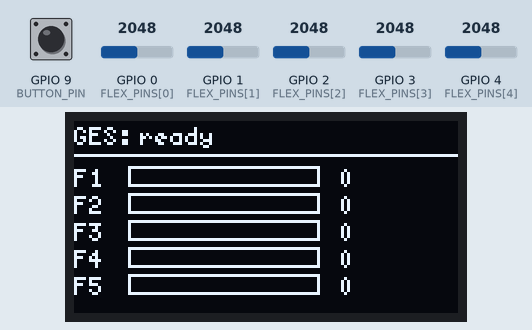
Recording of a sketch running on a simulated ESP32-C3. On the bench: 128×64 one-colour display. The test bench sets the inputs (shaded band); at power-on: GPIO 4 (FLEX_PINS[4]) = 2048, GPIO 0 (FLEX_PINS[0]) = 2048, GPIO 1 (FLEX_PINS[1]) = 2048, GPIO 2 (FLEX_PINS[2]) = 2048, GPIO 3 (FLEX_PINS[3]) = 2048, GPIO 9 (BUTTON_PIN) HIGH (analog values on the 0–4095 scale). What the sketch prints to the serial monitor is not drawn.

Above: at 2.9 s.
3.0 s: GPIO 4 (FLEX_PINS[4]) set to 1988
At 4.6 s:
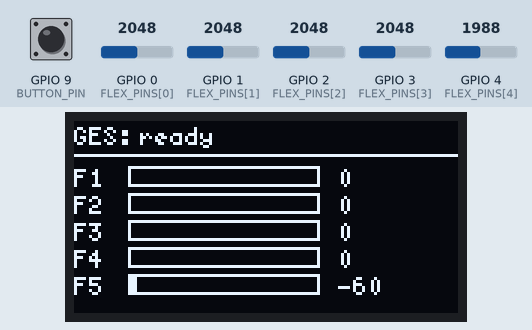
4.8 s: GPIO 0 (FLEX_PINS[0]) set to 1888
At 6.2 s:
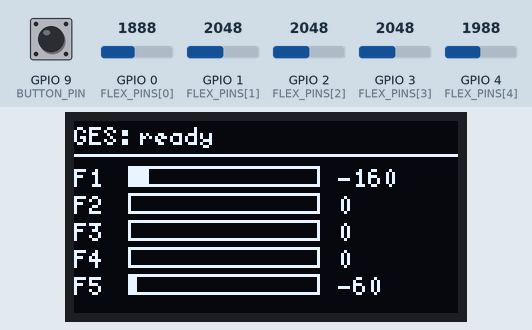
6.4 s: GPIO 0 (FLEX_PINS[0]) set to 1785
At 7.7 s:
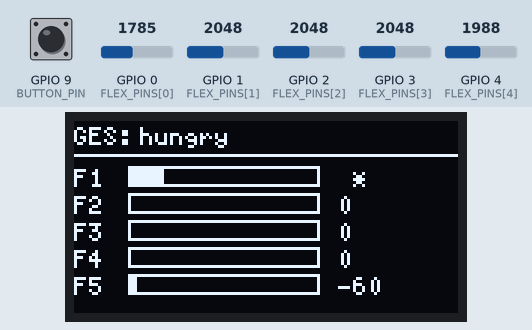
8.4 s: GPIO 1 (FLEX_PINS[1]) set to 1894
At 9.8 s:
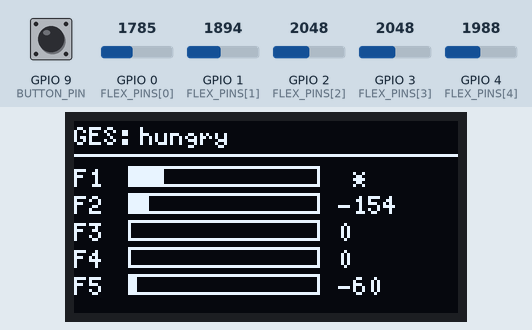
9.9 s: GPIO 1 (FLEX_PINS[1]) set to 1804
At 11.0 s:
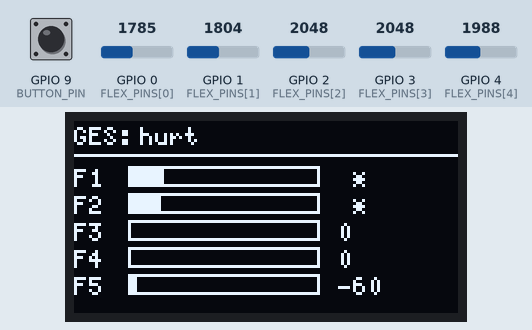
11.9 s: GPIO 2 (FLEX_PINS[2]) set to 24
At 13.3 s:
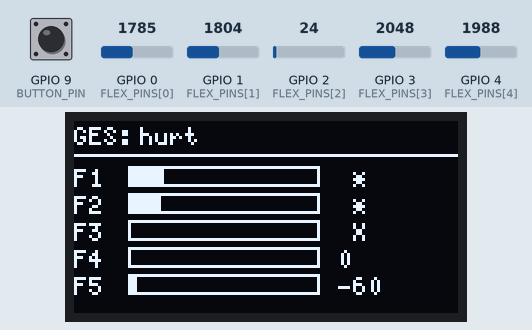
Timing chart, 0 to 14.4 s (numbered marks = the images above; inputs shaded):
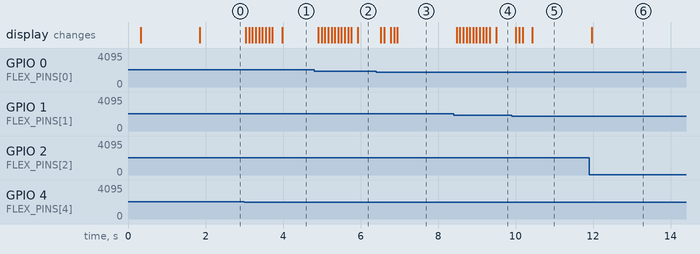

The sketch:

flex_sensor_test.ino
```cpp
// 5x flex sensor gesture test with OLED + serial output for the glove project.
//
// Reads the five flex sensors on the ESP32-C3 SuperMini's ADC1 channels, decides
// per finger whether it is bent (with hysteresis), and turns the five bend states
// into a 5-bit pattern. Each pattern maps to one Thai phrase from the gesture
// chart; when a pattern is held steady the firmware prints "SAY:<phrase>" and the
// host bridge (greet_bridge.py) speaks it. A flat-hand baseline is captured on
// boot so a finger reads "straight" at rest and "bent" as it curls; brief
// drop-outs toward 0 (a loose high-side wire momentarily opening a divider) are
// rejected so a finger's value doesn't snap down.
//
// Pinout (ESP32-C3 SuperMini -- all on ADC1):
//   F1 thumb   -> GPIO0   (ADC1_0)
//   F2 index   -> GPIO1   (ADC1_1)
//   F3 middle  -> GPIO2   (ADC1_2)  <- strapping pin, keep node HIGH at rest
//   F4 ring    -> GPIO3   (ADC1_3)
//   F5 pinky   -> GPIO4   (ADC1_4)
//   OLED       -> SDA GPIO5, SCL GPIO6, 3V3, GND   (addr 0x3C)
//
// Divider per finger:
//   3V3 --- [flex] ---+--- ADC pin
//                     |
//                  [R 20k] --- GND
// Bending raises the flex resistance, so the node (raw count) drops. We track the
// absolute delta off the flat baseline, so the sign of the swing doesn't matter.
//
// Press BOOT (GPIO9) any time to re-capture the flat-hand baseline.
//
// Serial Monitor calibration (type a command + Enter, 115200 baud):
//   c | cal            re-capture the flat-hand baseline (same as BOOT)
//   a <0.01..1.0>      set EMA alpha (lower = smoother/steadier, higher = snappier)
//   s <1..64>          set samples averaged per read (more = steadier, slower)
//   m <0|1>            median filter instead of mean (0=off, 1=on; best glitch rejection)
//   n <50..1400>       bend-ON delta: a finger counts as bent above this
//   f <30..1400>       bend-OFF delta: a finger counts as straight below this
//   g | gestures       list the full gesture table
//   ? | show           print the current settings and one line of live deltas
//   h | help           list these commands
// Settings stay until reset; tune live until bends register cleanly and rest is quiet.

#include <Arduino.h>
#include <Wire.h>
#include <U8g2lib.h>

// I2C for the OLED. GPIO5/6 are free on the C3 SuperMini (8/9 = LED/BOOT).
static const int I2C_SDA_PIN = 5;
static const int I2C_SCL_PIN = 6;
static const uint8_t OLED_I2C_ADDRESS = 0x3C;
U8G2_SH1106_128X64_NONAME_F_HW_I2C oled(U8G2_R0, U8X8_PIN_NONE);
bool oledReady = false;

// Flex sensor ADC pins. ESP32-C3 only exposes ADC1 on GPIO0..4 -- matches
// FLEX_PINS in esp32_glove_ble.ino. Index 0 = F1 (thumb) .. index 4 = F5 (pinky).
static const int FLEX_PINS[] = {0, 1, 2, 3, 4};
static const int FLEX_COUNT = sizeof(FLEX_PINS) / sizeof(FLEX_PINS[0]);

static const int BAUD = 115200;
static const int BUTTON_PIN = 9; // BOOT button, re-zeros all baselines
static const int ADC_FULL_SCALE = 4095; // 12-bit
static const uint32_t PRINT_INTERVAL_MS = 100;
static const uint32_t OLED_INTERVAL_MS = 80;

// Readings below this are treated as a disconnect glitch, not a real bend.
static const int GLITCH_FLOOR = 100;
// Full-scale bend (counts) used to scale the OLED bars to 0..100%.
static const int BEND_FULL_SCALE = 1400;

// --- Live-tunable calibration (adjust over Serial; see header for commands) ---
static const int MAX_SAMPLES_PER_READ = 64;
// Samples averaged (or median'd) per read. More = steadier but slower.
int samplesPerRead = 16;
// EMA smoothing weight (0..1): lower = smoother/steadier, higher = snappier.
float emaAlpha = 0.20f;
// Median instead of mean per read: best rejection of single-sample spikes.
bool medianFilter = true;

// A finger flips to "bent" once its |delta| rises past BEND_ON and back to
// "straight" once it falls below BEND_OFF. The gap is hysteresis so a finger
// hovering at the edge can't chatter between bent/straight.
int bendOnDelta = 200;
int bendOffDelta = 120;

// --- Gesture recognition ----------------------------------------------------
// Each finger contributes one bit to a 5-bit pattern (1 = bent). Bit order
// matches FLEX_PINS: bit0 = F1 thumb .. bit4 = F5 pinky.
#define B_THUMB  0x01  // F1 (โป้ง)
#define B_INDEX  0x02  // F2 (ชี้)
#define B_MIDDLE 0x04  // F3 (กลาง)
#define B_RING   0x08  // F4 (นาง)
#define B_PINKY  0x10  // F5 (ก้อย)

// Phrase fires only after the pattern is held unchanged this long, so the
// transient patterns you pass through while curling fingers don't blurt out a
// wrong phrase. The pattern must also return to neutral (or change to another
// known one) before the same phrase can fire again.
static const uint32_t GESTURE_SETTLE_MS = 300;

// The 10 most-useful phrases, each on an easy 1-2 finger (or full-fist) combo.
// `thai` is what gets spoken; `en` is an ASCII label for the OLED + serial log
// (the OLED font has no Thai glyphs). Every mask is unique so each gesture is
// distinguishable.
struct Gesture {
  uint8_t mask;
  const char *thai;
  const char *en;
};

static const Gesture GESTURES[] = {
  { B_THUMB | B_INDEX | B_MIDDLE | B_RING | B_PINKY, "ช่วยด้วย", "help" },    // 1+2+3+4+5 (fist)
  { B_THUMB | B_INDEX,                      "เจ็บ",         "hurt" },          // 1+2
  { B_INDEX,                                "ใช่",          "yes" },           // 2
  { B_INDEX | B_MIDDLE,                     "ไม่ใช่",        "no" },            // 2+3
  { B_THUMB,                                "หิวข้าว",      "hungry" },        // 1
  { B_PINKY,                                "ต้องการน้ำ",   "need water" },     // 5
  { B_RING | B_PINKY,                       "เข้าห้องน้ำ",   "bathroom" },      // 4+5
  { B_THUMB | B_PINKY,                      "สวัสดี",       "hello" },         // 1+5
  { B_INDEX | B_MIDDLE | B_RING | B_PINKY,  "ขอบคุณ",      "thank you" },     // 2+3+4+5
  { B_INDEX | B_MIDDLE | B_RING,            "ไม่สบาย",      "sick" },          // 2+3+4
};
static const int GESTURE_COUNT = sizeof(GESTURES) / sizeof(GESTURES[0]);

float flexEma[FLEX_COUNT] = {0};
bool emaReady[FLEX_COUNT] = {false};
int baseline[FLEX_COUNT] = {0};
bool glitchNow[FLEX_COUNT] = {false};
bool fingerBent[FLEX_COUNT] = {false};
uint32_t lastPrintMs = 0;
uint32_t lastOledMs = 0;
bool lastButtonDown = false;

// Gesture state machine: track the pattern that has been steady, fire once it
// has settled, and remember what was last spoken so it doesn't repeat-fire.
uint8_t candidateMask = 0;
uint32_t candidateSince = 0;
uint8_t spokenMask = 0;
char lastLabel[20] = "ready";

// One steadied read of a channel: collect samplesPerRead samples, then return
// their median (spike-proof) or mean depending on medianFilter.
uint16_t readAnalogAverage(int pin) {
  int n = samplesPerRead;
  if (n < 1) n = 1;
  if (n > MAX_SAMPLES_PER_READ) n = MAX_SAMPLES_PER_READ;

  if (!medianFilter) {
    uint32_t total = 0;
    for (int i = 0; i < n; i++) {
      total += analogRead(pin);
      delayMicroseconds(250);
    }
    return total / n;
  }

  uint16_t buf[MAX_SAMPLES_PER_READ];
  for (int i = 0; i < n; i++) {
    buf[i] = analogRead(pin);
    delayMicroseconds(250);
  }
  // Insertion sort (n is small) then take the middle element.
  for (int i = 1; i < n; i++) {
    uint16_t key = buf[i];
    int j = i - 1;
    while (j >= 0 && buf[j] > key) { buf[j + 1] = buf[j]; j--; }
    buf[j + 1] = key;
  }
  return buf[n / 2];
}

// Average several reads per channel, skipping glitches, to set rest references.
void captureBaseline() {
  Serial.println("Capturing baseline (hold hand flat)...");
  for (int i = 0; i < FLEX_COUNT; i++) {
    uint32_t total = 0;
    int good = 0;
    for (int s = 0; s < 24; s++) {
      int r = readAnalogAverage(FLEX_PINS[i]);
      if (r >= GLITCH_FLOOR) { total += r; good++; }
      delay(3);
    }
    baseline[i] = good > 0 ? (int)(total / good) : 0;
    flexEma[i] = baseline[i];
    emaReady[i] = true;
    fingerBent[i] = false;
  }
  // Re-arm the gesture machine so the first bend after a re-zero fires cleanly.
  candidateMask = 0;
  spokenMask = 0;
}

// Filtered count for a channel; rejects disconnect glitches by holding the EMA.
int readFiltered(int i) {
  int raw = readAnalogAverage(FLEX_PINS[i]);
  glitchNow[i] = raw < GLITCH_FLOOR;
  if (!glitchNow[i]) {
    if (!emaReady[i]) { flexEma[i] = raw; emaReady[i] = true; }
    else flexEma[i] += emaAlpha * (raw - flexEma[i]);
  }
  return (int)lroundf(flexEma[i]);
}

// 0..100 bend level from the absolute delta off baseline (for the OLED bars).
uint8_t bendPercent(int delta) {
  int mag = abs(delta);
  if (mag > BEND_FULL_SCALE) mag = BEND_FULL_SCALE;
  return (uint8_t)map(mag, 0, BEND_FULL_SCALE, 0, 100);
}

// Return the index of the gesture matching `mask`, or -1 if none.
int findGesture(uint8_t mask) {
  for (int i = 0; i < GESTURE_COUNT; i++) {
    if (GESTURES[i].mask == mask) return i;
  }
  return -1;
}

void printSettings() {
  Serial.printf("settings: alpha=%.2f  samples=%d  median=%s  bendOn=%d  bendOff=%d\n",
                emaAlpha, samplesPerRead, medianFilter ? "on" : "off",
                bendOnDelta, bendOffDelta);
}

// Render a mask as finger digits, e.g. 0b00101 -> "13" (F1 + F3 bent).
void maskToDigits(uint8_t mask, char *out, size_t n) {
  size_t k = 0;
  for (int i = 0; i < FLEX_COUNT && k + 1 < n; i++) {
    if (mask & (1 << i)) out[k++] = char('1' + i);
  }
  if (k == 0 && n > 0) out[k++] = '-';
  out[k] = '\0';
}

void printGestures() {
  Serial.println("gesture table (finger digits: 1=thumb..5=pinky):");
  char digits[FLEX_COUNT + 1];
  for (int i = 0; i < GESTURE_COUNT; i++) {
    maskToDigits(GESTURES[i].mask, digits, sizeof(digits));
    Serial.printf("  %-6s %-16s %s\n", digits, GESTURES[i].en, GESTURES[i].thai);
  }
}

void printHelp() {
  Serial.println("commands:");
  Serial.println("  c | cal          re-capture flat-hand baseline");
  Serial.println("  a <0.01..1.0>    set EMA alpha (lower=steadier)");
  Serial.println("  s <1..64>        samples per read (more=steadier)");
  Serial.println("  m <0|1>          median filter off/on");
  Serial.println("  n <50..1400>     bend-ON delta (bent above this)");
  Serial.println("  f <30..1400>     bend-OFF delta (straight below this)");
  Serial.println("  g | gestures     list the gesture table");
  Serial.println("  ? | show         print settings + one live line");
  Serial.println("  h | help         this list");
}

// Parse one newline-terminated command from the Serial Monitor.
void handleCommand(String cmd) {
  cmd.trim();
  if (cmd.length() == 0) return;
  cmd.toLowerCase();

  char c = cmd.charAt(0);
  // Argument is whatever follows the first token.
  int sp = cmd.indexOf(' ');
  String arg = sp >= 0 ? cmd.substring(sp + 1) : "";
  arg.trim();

  if (cmd == "c" || cmd == "cal") {
    captureBaseline();
    Serial.println("baseline re-captured.");
  } else if (cmd == "g" || cmd == "gestures") {
    printGestures();
  } else if (cmd == "?" || cmd == "show") {
    printSettings();
  } else if (cmd == "h" || cmd == "help") {
    printHelp();
  } else if (c == 'a') {
    float v = arg.toFloat();
    if (v >= 0.01f && v <= 1.0f) { emaAlpha = v; printSettings(); }
    else Serial.println("alpha must be 0.01..1.0");
  } else if (c == 's') {
    int v = arg.toInt();
    if (v >= 1 && v <= MAX_SAMPLES_PER_READ) { samplesPerRead = v; printSettings(); }
    else Serial.printf("samples must be 1..%d\n", MAX_SAMPLES_PER_READ);
  } else if (c == 'm') {
    int v = arg.toInt();
    medianFilter = (v != 0);
    printSettings();
  } else if (c == 'n') {
    int v = arg.toInt();
    if (v >= 50 && v <= BEND_FULL_SCALE) {
      bendOnDelta = v;
      if (bendOffDelta >= bendOnDelta) bendOffDelta = bendOnDelta - 20; // keep hysteresis
      printSettings();
    } else Serial.printf("bend-ON must be 50..%d\n", BEND_FULL_SCALE);
  } else if (c == 'f') {
    int v = arg.toInt();
    if (v >= 30 && v < bendOnDelta) { bendOffDelta = v; printSettings(); }
    else Serial.printf("bend-OFF must be 30..%d (below bend-ON)\n", bendOnDelta - 1);
  } else {
    Serial.println("unknown command -- type 'h' for help");
  }
}

void pollSerial() {
  static String line;
  while (Serial.available()) {
    char ch = (char)Serial.read();
    if (ch == '\n' || ch == '\r') {
      if (line.length() > 0) { handleCommand(line); line = ""; }
    } else if (line.length() < 32) {
      line += ch;
    }
  }
}

void drawOled(const int delta[FLEX_COUNT], uint8_t liveMask) {
  if (!oledReady) return;
  oled.clearBuffer();
  oled.setFont(u8g2_font_5x8_tf);

  // Header: last spoken gesture (English label) so you can see what fired.
  oled.drawStr(0, 8, "GES:");
  oled.drawStr(22, 8, lastLabel);
  oled.drawHLine(0, 11, 128);

  const int16_t barX = 18;
  const int16_t barW = 64;
  for (int i = 0; i < FLEX_COUNT; i++) {
    int16_t y = 15 + i * 9;
    oled.setCursor(0, y + 7);
    oled.print('F');
    oled.print(i + 1);

    uint8_t level = bendPercent(delta[i]);
    int16_t fill = map(level, 0, 100, 0, barW - 2);
    oled.drawFrame(barX, y, barW, 7);
    if (fill > 0) oled.drawBox(barX + 1, y + 1, fill, 5);

    // Right column: "*" when this finger currently counts as bent, else delta.
    oled.setCursor(88, y + 7);
    if (glitchNow[i]) oled.print(" X");           // disconnect glitch
    else if (liveMask & (1 << i)) oled.print(" *"); // bent now
    else oled.print(delta[i]);
  }
  oled.sendBuffer();
}

void setup() {
  Serial.begin(BAUD);
  delay(300);

  analogReadResolution(12);
  for (int i = 0; i < FLEX_COUNT; i++) {
    pinMode(FLEX_PINS[i], INPUT);
    analogSetPinAttenuation(FLEX_PINS[i], ADC_11db); // full ~0..3.3V range
  }
  pinMode(BUTTON_PIN, INPUT_PULLUP);

  Wire.begin(I2C_SDA_PIN, I2C_SCL_PIN);
  Wire.setClock(400000);
  oled.setI2CAddress(OLED_I2C_ADDRESS << 1);
  oledReady = oled.begin();
  if (!oledReady) Serial.println("OLED not found (optional); serial only.");

  Serial.println("Flex 5ch gesture test: F1..F5 on GPIO0..4 (ADC1).");
  Serial.println("Hold hand flat for baseline...");
  delay(400);
  captureBaseline();
  Serial.println("Bend a finger combo and hold -> it speaks the matching phrase.");
  Serial.println("BOOT re-zeros. Type 'g' for the gesture list, 'h' for help.");
  printSettings();
}

void loop() {
  // Calibration commands typed into the Serial Monitor.
  pollSerial();

  // Re-zero baselines on a BOOT press (active-low edge).
  bool buttonDown = digitalRead(BUTTON_PIN) == LOW;
  if (buttonDown && !lastButtonDown) captureBaseline();
  lastButtonDown = buttonDown;

  int delta[FLEX_COUNT];
  uint8_t liveMask = 0;
  for (int i = 0; i < FLEX_COUNT; i++) {
    int filt = readFiltered(i);
    delta[i] = filt - baseline[i];
    int mag = abs(delta[i]);
    // Per-finger bend state with hysteresis. A glitch holds the previous state.
    if (!glitchNow[i]) {
      if (mag >= bendOnDelta) fingerBent[i] = true;
      else if (mag <= bendOffDelta) fingerBent[i] = false;
    }
    if (fingerBent[i]) liveMask |= (1 << i);
  }

  // Gesture state machine. The host bridge (greet_bridge.py) speaks whatever
  // follows "SAY:". A pattern must hold for GESTURE_SETTLE_MS before it fires so
  // the transient patterns you sweep through while curling fingers are ignored.
  uint32_t gnow = millis();
  if (liveMask != candidateMask) {
    candidateMask = liveMask;
    candidateSince = gnow;
  } else if (gnow - candidateSince >= GESTURE_SETTLE_MS && candidateMask != spokenMask) {
    if (candidateMask == 0) {
      spokenMask = 0;                 // hand relaxed -> re-arm, nothing to say
    } else {
      int gi = findGesture(candidateMask);
      if (gi >= 0) {
        Serial.print("SAY:");
        Serial.println(GESTURES[gi].thai);
        strncpy(lastLabel, GESTURES[gi].en, sizeof(lastLabel) - 1);
        lastLabel[sizeof(lastLabel) - 1] = '\0';
        spokenMask = candidateMask;   // fired once; won't repeat until it changes
      }
      // Unknown pattern: leave spokenMask alone so adding/removing a finger to
      // reach a known combo still fires.
    }
  }

  uint32_t now = millis();
  if (now - lastPrintMs >= PRINT_INTERVAL_MS) {
    lastPrintMs = now;
    for (int i = 0; i < FLEX_COUNT; i++) {
      Serial.printf("F%d d=%+5d%s  ", i + 1, delta[i], glitchNow[i] ? "(X)" : "   ");
    }
    char digits[FLEX_COUNT + 1];
    maskToDigits(liveMask, digits, sizeof(digits));
    Serial.printf("bent=%s\n", digits);
  }

  if (now - lastOledMs >= OLED_INTERVAL_MS) {
    lastOledMs = now;
    drawOled(delta, liveMask);
  }
}
```

Measured:
- the behaviour switches between 2021 and 2020 on GPIO 4 (FLEX_PINS[4]) (found by bisection; images 0 and 1)
- the behaviour switches between 1849 and 1848 on GPIO 0 (FLEX_PINS[0]) (found by bisection; images 2 and 3)
- the behaviour switches between 1849 and 1848 on GPIO 1 (FLEX_PINS[1]) (found by bisection; images 4 and 5)
- after the input at 3.0 s, the display: first changes at once (image 1 shows a later state)
- after the input at 4.8 s, the display: first changes after 0.11 s (image 2 shows a later state)
- after the input at 6.4 s, the display: first changes after 0.13 s (image 3 shows a later state)
- after the input at 8.4 s, the display: first changes after 0.08 s (image 4 shows a later state)
- after the input at 9.9 s, the display: first changes after 0.11 s (image 5 shows a later state)
- after the input at 11.9 s, the display: changes after 0.07 s (image 6)
